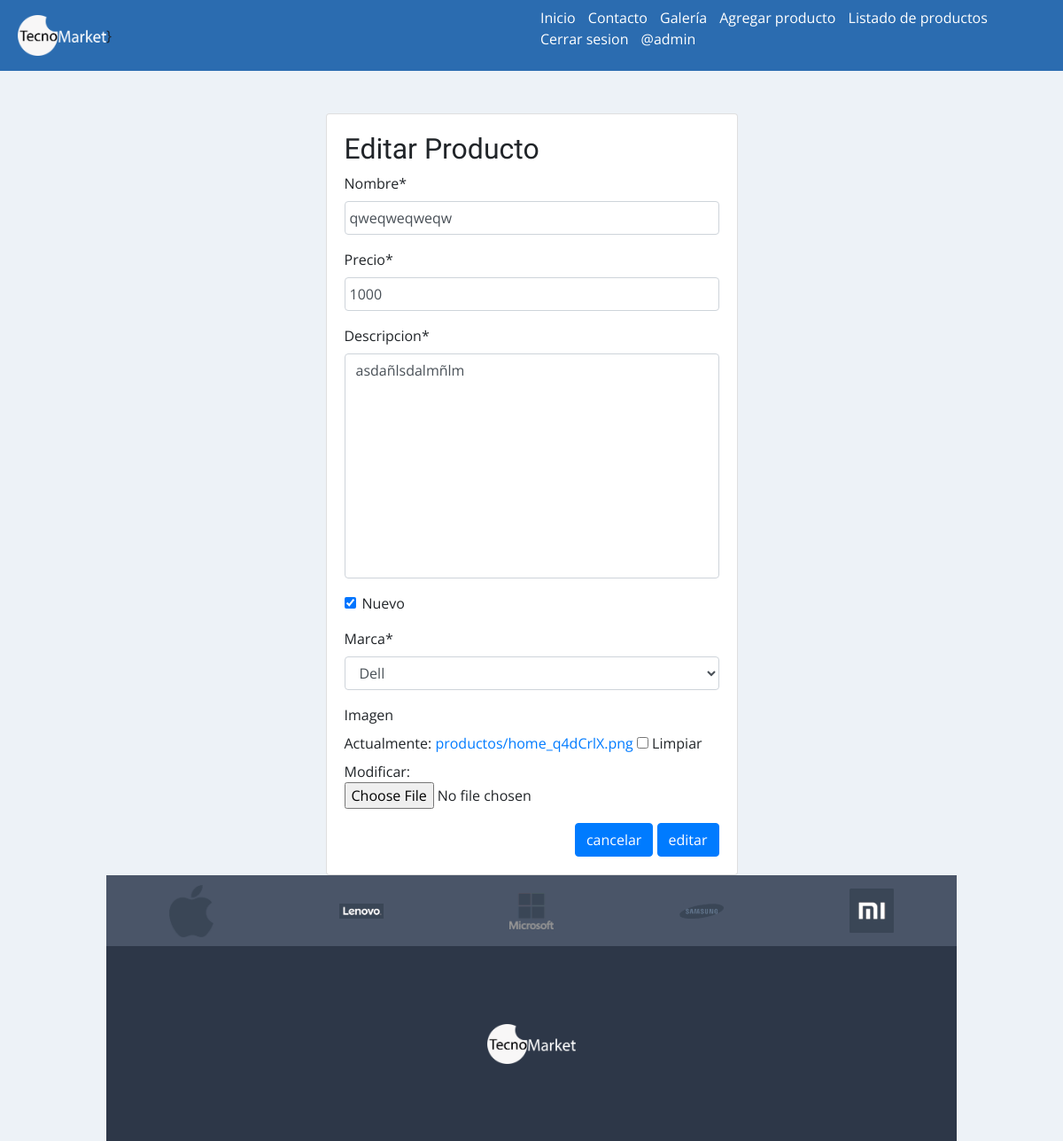
The page /modificar-producto/9/ (signed in) on the database its author committed.
### app/models.py (models this page shows, shortened)
class Producto(models.Model):
	nombre      = models.CharField(max_length=50)
	precio      = models.IntegerField()
	descripcion = models.TextField()
	nuevo       = models.BooleanField()
	marca       = models.ForeignKey(Marca, on_delete=models.PROTECT)
	imagen      = models.ImageField(upload_to="productos", null=True)

class Marca(models.Model):
	nombre = models.CharField(max_length=50)
	def __str__(self):
		return self.nombre

### app/views.py (the view, shortened to what this page needs)
# urls.py: path('modificar-producto/<id>/', modificar_producto, name='modificar_producto'),
@permission_required('app.change_producto')
def modificar_producto(request, id):
	producto = get_object_or_404(Producto, id=id)
	data = {
		'form': ProductoForm(instance=producto)
	}
	return render(request, 'app/producto/modificar.html', data)

### app/forms.py (shortened to what this page needs)
class ProductoForm(forms.ModelForm):
	nombre = forms.CharField(min_length=3, max_length=50)
	imagen = forms.ImageField(required=False, validators=[MaxSizeFileValidator(max_file_size=2)])
	nombre = forms.CharField(min_length=3, max_length=50)
	imagen = forms.ImageField(required=False)
	class Meta:
		model  =  Producto
		fields = '__all__'

### app/templates/app/producto/modificar.html (shortened to what this page needs)
{% extends 'app/base.html' %}
{% block contenido %}
{% load crispy_forms_tags %}
<br><br>
		<div class="row">
			<div class="col-12 col-md-6 offset-md-3">
				<div class="card">
					<div class="card-body">
						<h2>Editar Producto</h2>
				<form action="" method="post" enctype="multipart/form-data">
					{{ 	form | crispy }}
					<div class="d-flex justify-content-end">
						<input type="reset" value="cancelar" class="btn btn-primary">
						<input type="submit" value="editar" class="btn btn-primary">
					</div>
				</form>
			</div>
		</div>
{%endblock%}

### app/templates/app/base.html (shortened to what this page needs)
{%load static%}
<!DOCTYPE html>
<html lang="es">
<head>
    <link rel="stylesheet" href="https://cdn.jsdelivr.net/npm/bootstrap@4.6.2/dist/css/bootstrap.min.css">
    <link rel="stylesheet" href="{%static 'app/css/estilos.css'%}">
</head>
<body>
    <header id="header">
        <div class="contenedor_logo">
            <img  class="logo"  src="{%static 'app/img/tecnomarketpngicono.png'%}" alt="logo">
            }
        </div>
        <div>
            <nav id="nav">
                <ul>
                    <li>
                        <a href="{% url 'home' %}"> Inicio </a>
                    </li>
                    <li>
                        <a href="{% url 'contacto' %}">Contacto</a>
                    </li>
                    <li><a href="{%url 'galeria'%}">Galería</a></li>
                    {% if perms.app.add_producto %}
                    <li>
                        <a href="{% url 'agregar_producto' %}">Agregar producto</a>
                    </li>
                    {%endif %}
                    {% if perms.app.view_producto %}
                    <li>
                        <a href="{% url 'listar_producto'%}">Listado de productos</a>
                    </li>
                    {%endif%}
                        {% if user.is_authenticated %}
                        <li>
                            <a href="{% url 'logout' %}">Cerrar sesion</a>
                        </li>
                        <li>
                            <a href="#">@{{user.username}}</a>
                        </li>
                        {%endif%}
                </ul>
            </nav>
        </div>
    </header>
    <div id="contenido">
        {%block contenido%}
        {%endblock%}
        </div>
    </div>
    <footer>
        <div class="marcas">
            <img src="{%static 'app/img/footer/apple.png'%}" alt="apple">
            <img src="{%static 'app/img/footer/lenovo.png'%}" alt="lenovo">
            <img src="{%static 'app/img/footer/microsoft.png'%}" alt="microsoft">
            <img src="{%static 'app/img/footer/samsung.png'%}" alt="samsung">
            <img src="{%static 'app/img/footer/xiaomi.png'%}" alt="xiaomi">
        </div>
        <div class="logo_footer">
            <img src="img/tecnomarketpngicono.png" alt="logo">
        </div>
    </footer>
</body>
</html>

### app/static/app/css/estilos.css (style rules this page uses)
* { margin:0; padding:0; }
body { background-color:#EDF2F7; font-family: 'Open Sans', sans-serif; }
h1,h2 { font-family: 'Balsamiq Sans', cursive; }
header { width: 100%; height: 80px; background-color: #2B6CB0; display: flex; justify-content: space-between; }
header > div { width: 50%; }
.contenedor_logo { display: flex; align-items: center; }
.logo { width: 100px; margin-left: 20px; }
nav { display: flex; justify-content: flex-end; align-items: center; height: 100%; }
nav > ul { margin-right: 50px; }
nav > ul > li { display: inline; margin-left: 10px; }
nav a { color:white; text-decoration: none; }
#contenido { width: 80%; margin:auto; max-width: 1280px; min-height: 100vh; }
footer { width: 100%; height: 300px; background-color: #2D3748; }
footer > .marcas { width: 100%; height: 80px; background-color: #4A5568; display: flex; justify-content: space-around; align-items: center; }
footer > .marcas > img { width: 50px; }
footer > .logo_footer { display: flex; justify-content: center; align-items: center; height: calc(100% - 80px); }
footer > .logo_footer > img { width: 100px; }
input[type=text], input[type=email], input[type=number], select, textarea { width: 100%; padding: 5px; }
textarea { resize: none; }

### rows shown on the page
Producto: nombre "qweqweqweqw", precio "1000", descripcion "asdañlsdalmñlm", nuevo "☑", marca "Dell"

### other values the page prints
{{ user.username }} "admin"
